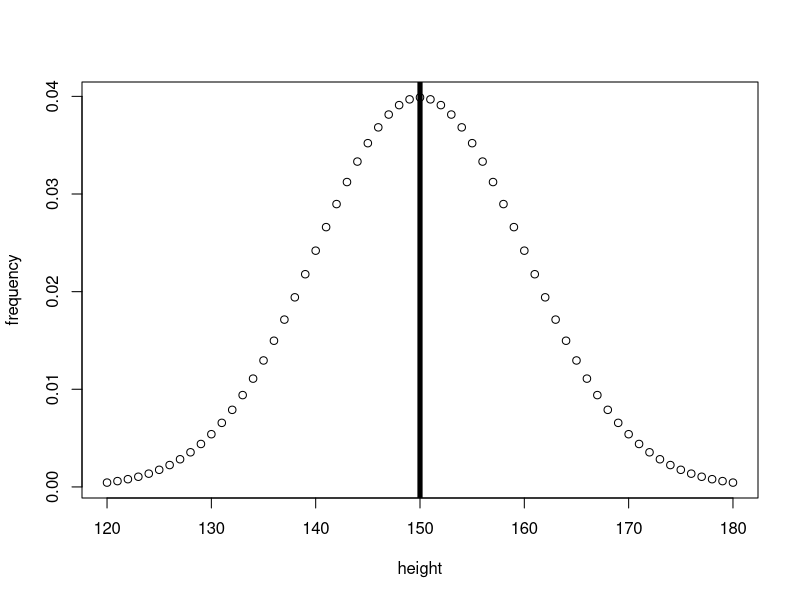
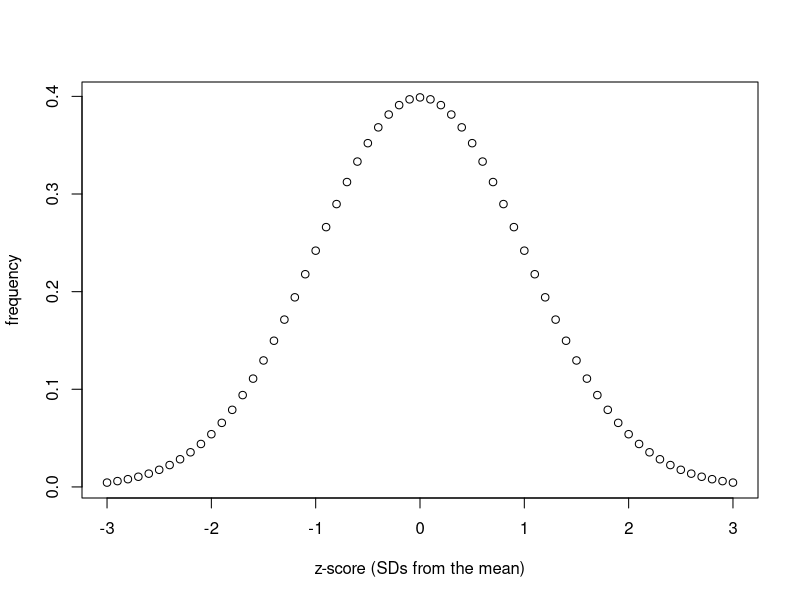
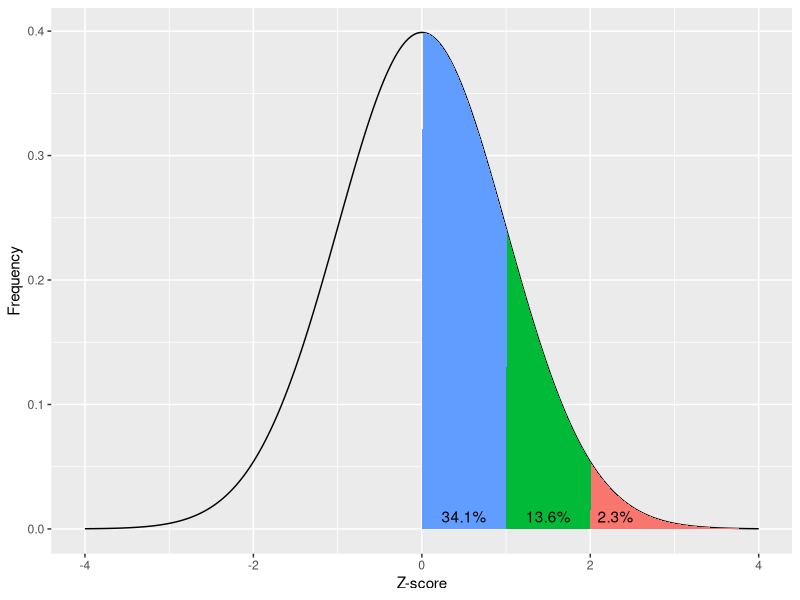
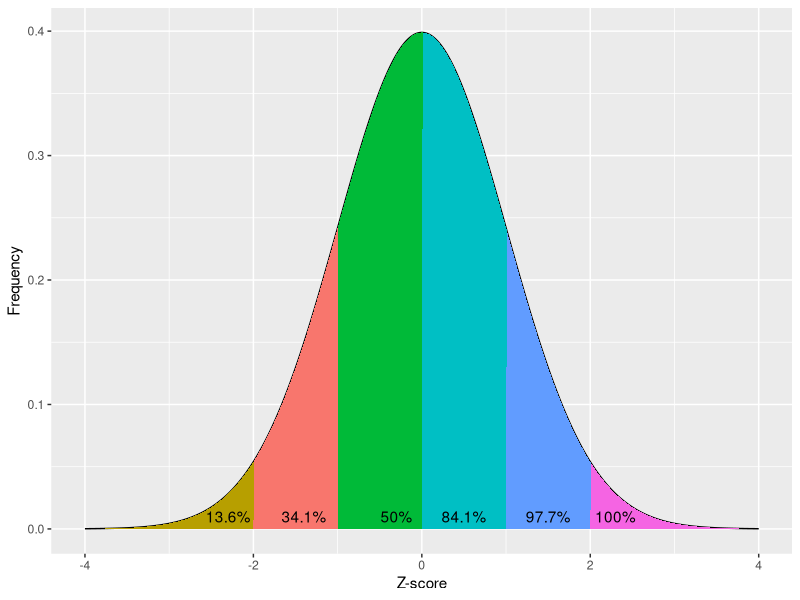

R code for these plots, in order:
## ---- chunk 1
# Plot a normal distribution of heights
population_heights_x <- seq(
  120,    # min
  180,    # max
  by = 1  
)
population_heights_y <- dnorm(
  population_heights_x,
  mean = 150,
  sd   = 10
)
plot(
  population_heights_x,
  population_heights_y,
  xlab = "height",
  ylab = "frequency"
)
# Add line to show mean and median
abline(
  v=150,  # where the line for the mean will be 
  lwd=5
)
## ---- chunk 2
# vector for the x-axis
z_score_x <- seq(
  -3,    # min
  3,    # max
  by = .1  
)

# vector for the y-axis
z_score_y <- dnorm(
  z_score_x,
  mean = 0,
  sd   = 1
)

plot(
  z_score_x,
  z_score_y,
  xlab = "z-score (SDs from the mean)",
  ylab = "frequency"
)
## ---- chunk 3
library(ggplot2)
# https://stackoverflow.com/a/12429538
norm_x<-seq(-4,4,0.01)
norm_y<-dnorm(-4,4,0.0)

norm_data_frame<-data.frame(x=norm_x,y=dnorm(norm_x,0,1))


shade_50 <- rbind(
  c(0,0), 
  subset(norm_data_frame, x > 0), 
  c(norm_data_frame[nrow(norm_data_frame), "X"], 0))

shade_34.1 <- rbind(
  c(1,0), 
  subset(norm_data_frame, x > 1), 
  c(norm_data_frame[nrow(norm_data_frame), "X"], 0))


shade_13.6 <- rbind(
  c(2,0), 
  subset(norm_data_frame, x > 2), 
  c(norm_data_frame[nrow(norm_data_frame), "X"], 0))


p<-qplot(
  x=norm_data_frame$x,
  y=norm_data_frame$y,
  geom="line"
)

 p +
   
   geom_polygon(
     data = shade_50,
     aes(
       x,
       y,
       fill="50"
      )
    ) +
   geom_polygon(
     data = shade_34.1,
     aes(
       x,
       y,
       fill="34.1"
      )
    ) +
   geom_polygon(
     data = shade_13.6, 
     aes(
       x, 
       y,
       fill="13.6"
      )
    ) +
   
   annotate(
     "text", 
     x=0.5, 
     y=0.01, 
     label= "34.1%"
   ) + 
   annotate(
     "text", 
     x=1.5, 
     y=0.01, 
     label= "13.6%"
   ) + 
   annotate(
     "text", 
     x=2.3, 
     y=0.01, 
     label= "2.3%"
   ) +
   xlab("Z-score") +
   ylab("Frequency") +
   theme(legend.position="none")

## ---- chunk 4
# https://stackoverflow.com/a/12429538
norm_x<-seq(-4,4,0.01)
norm_y<-dnorm(-4,4,0.0)

norm_data_frame<-data.frame(x=norm_x,y=dnorm(norm_x,0,1))


shade_2.3 <- rbind(
  c(-8,0), 
  subset(norm_data_frame, x > -8), 
  c(norm_data_frame[nrow(norm_data_frame), "X"], 0))

shade_13.6 <- rbind(
  c(-2,0), 
  subset(norm_data_frame, x > -2), 
  c(norm_data_frame[nrow(norm_data_frame), "X"], 0))

shade_34.1 <- rbind(
  c(-1,0), 
  subset(norm_data_frame, x > -1), 
  c(norm_data_frame[nrow(norm_data_frame), "X"], 0))

shade_50 <- rbind(
  c(0,0), 
  subset(norm_data_frame, x > 0), 
  c(norm_data_frame[nrow(norm_data_frame), "X"], 0))

shade_84.1 <- rbind(
  c(1,0), 
  subset(norm_data_frame, x > 1), 
  c(norm_data_frame[nrow(norm_data_frame), "X"], 0))


shade_97.7 <- rbind(
  c(2,0), 
  subset(norm_data_frame, x > 2), 
  c(norm_data_frame[nrow(norm_data_frame), "X"], 0))


p<-qplot(
  x=norm_data_frame$x,
  y=norm_data_frame$y,
  geom="line"
)

 p +
   geom_polygon(
     data = shade_2.3,
     aes(
       x,
       y,
       fill="2.3"
      )
    ) +
   geom_polygon(
     data = shade_13.6,
     aes(
       x,
       y,
       fill="13.6"
      )
    ) +
   geom_polygon(
     data = shade_34.1,
     aes(
       x,
       y,
       fill="34.1"
      )
    ) +
   geom_polygon(
     data = shade_50,
     aes(
       x,
       y,
       fill="50"
      )
    ) +
   geom_polygon(
     data = shade_84.1,
     aes(
       x,
       y,
       fill="84.1"
      )
    ) +
   geom_polygon(
     data = shade_97.7, 
     aes(
       x, 
       y,
       fill="97.7"
      )
    ) +
   xlim(c(-4,4)) +
   
   annotate("text", x=-2.3, y=0.01, label= "13.6%") + 
   annotate("text", x=-1.4, y=0.01, label= "34.1%") + 
   annotate("text", x=-0.3, y=0.01, label= "50%") + 
   annotate("text", x=0.5, y=0.01, label= "84.1%") + 
   annotate("text", x=1.5, y=0.01, label= "97.7%") + 
   annotate("text", x=2.3, y=0.01, label= "100%") +
   xlab("Z-score") +
   ylab("Frequency") +
   theme(legend.position="none")
